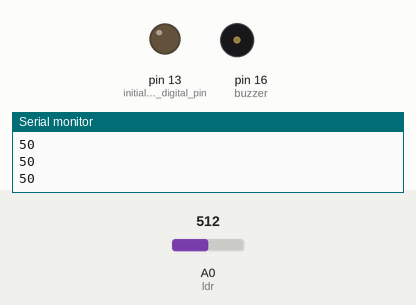
Simulated run of this sketch. Board: Arduino Uno, built with avr-gcc and run on an emulated ATmega328P. On the bench: output pins drawn as LEDs (lit = HIGH), buzzer (waves = sounding, pin HIGH), the last lines printed to the serial monitor. Inputs (shaded band) come from the test bench; at power-on: A0 (ldr) = 512.

Above: at 1.2 s.
1.3 s: A0 (ldr) set to 540
At 2.5 s:
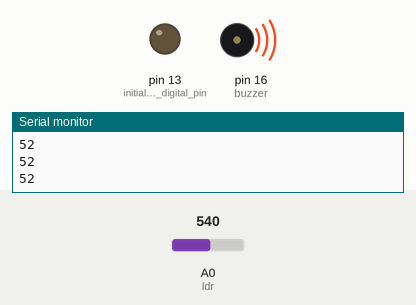
2.8 s: A0 (ldr) set to 511
At 3.8 s:
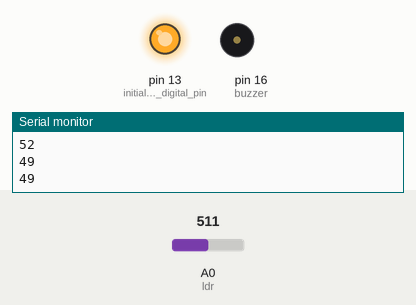
4.3 s: A0 (ldr) set to 716
At 5.0 s:
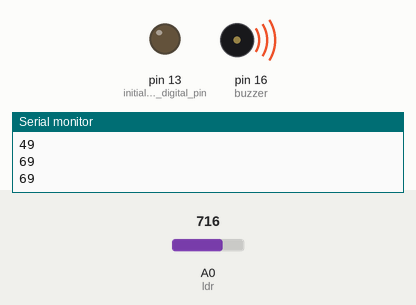
5.8 s: A0 (ldr) set to 306
At 6.2 s:
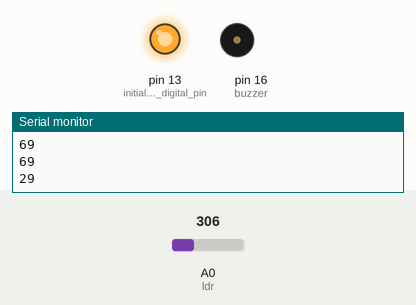
Timing chart, 0 to 8.3 s (numbered marks = the images above; inputs shaded):
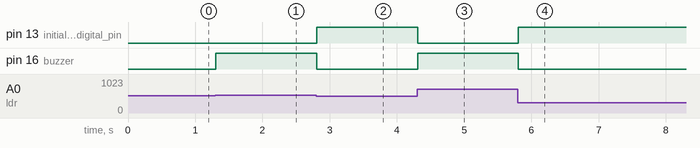

Measured:
- the behaviour switches between 522 and 523 on A0 (ldr) (found by bisection; images 0 and 1)
- after the input at 1.3 s, pin 16 (buzzer): LOW → HIGH at once
- after the input at 2.8 s, pin 13 (initializing_digital_pin): LOW → HIGH at once; pin 16 (buzzer): HIGH → LOW at once
- after the input at 4.3 s, pin 13 (initializing_digital_pin): HIGH → LOW at once; pin 16 (buzzer): LOW → HIGH at once
- after the input at 5.8 s, pin 13 (initializing_digital_pin): LOW → HIGH at once; pin 16 (buzzer): HIGH → LOW at once

The sketch:

ADC___LED.ino
```cpp
/*
 * Simple LDR and buzzer control sequence
 * @author Mohamad ChamanMotlagh 9631018
 * @author Mohamad Jabbari Zadehgan 9631015
*/

#define ldr A0    // LDR input
#define buzzer 16 // Buzzer output

// Scaling values
#define rMin 0
#define rMax 1024
#define tMin 0
#define tMax 100

void setup() {
  Serial.begin(9600);
  pinMode(ldr, INPUT);              // initializing ldr pin as an analog input.
  pinMode(LED_BUILTIN, OUTPUT);     // initializing digital pin LED_BUILTIN as an output.
  pinMode(buzzer, OUTPUT);          // initializing digital pin buzzer as an output.
}

void loop() {
  int scaledValue = scaleNumber(analogRead(ldr)); // Reading value and then scaling it
  Serial.println(scaledValue);

  if(scaledValue > 50){               //  Built-in LEDs operate in “inverted” power mode
      digitalWrite(LED_BUILTIN, LOW); // Turn-on the LED
      digitalWrite(buzzer, HIGH);     // Turn-on the buzzer
      delay(500);
  } else if (scaledValue < 50){
      digitalWrite(LED_BUILTIN, HIGH); // Turn-off the LED
      digitalWrite(buzzer, LOW);     // Turn-off the buzzer
      delay(500);
  }
}

int scaleNumber(int number){
  float m = (float) number;
  int result = ((m - rMin) / (rMax - rMin)) * (tMax - tMin) + tMin;
  return result;
}
```
